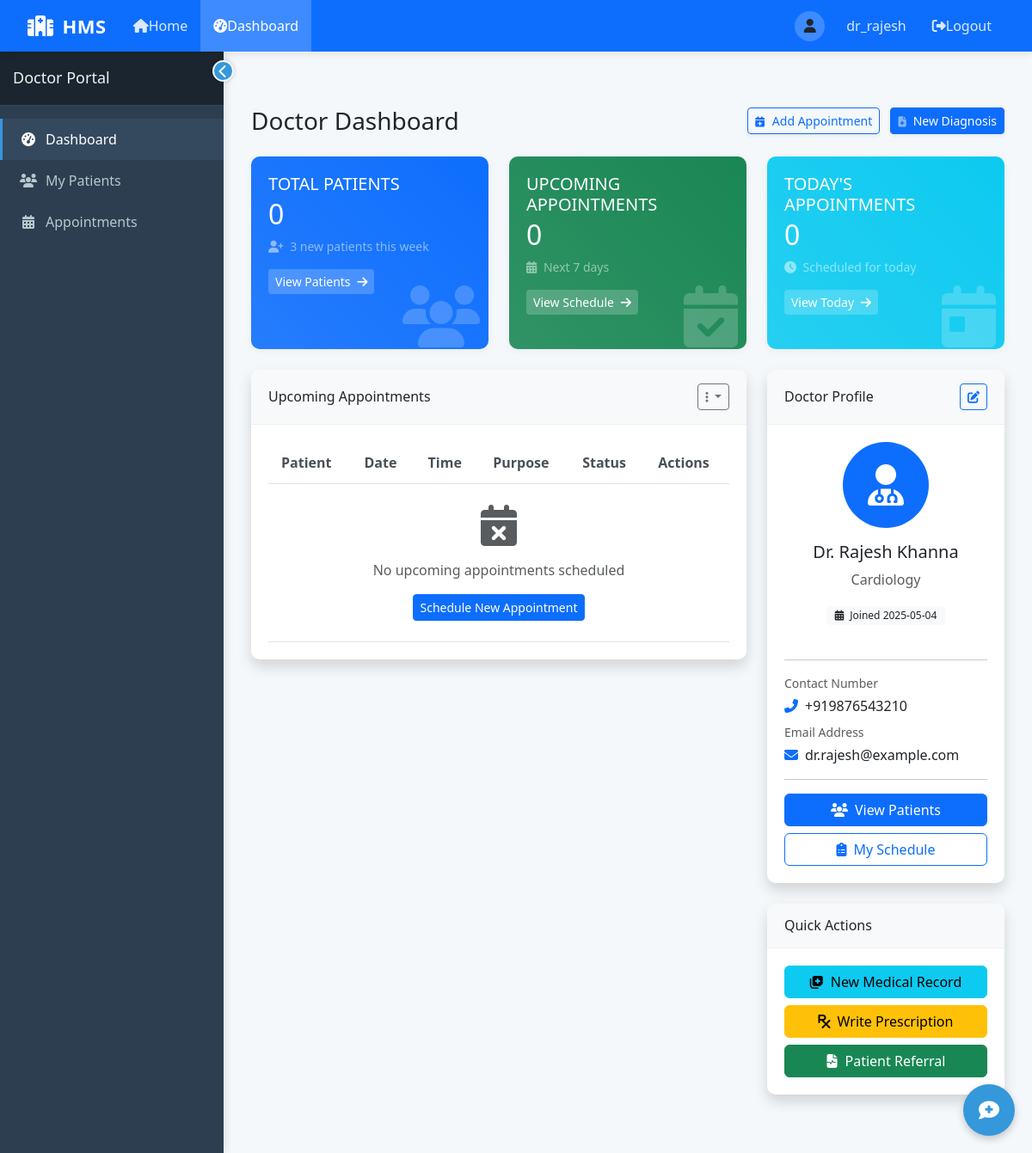
The app's page /dashboard (signed in), older data.
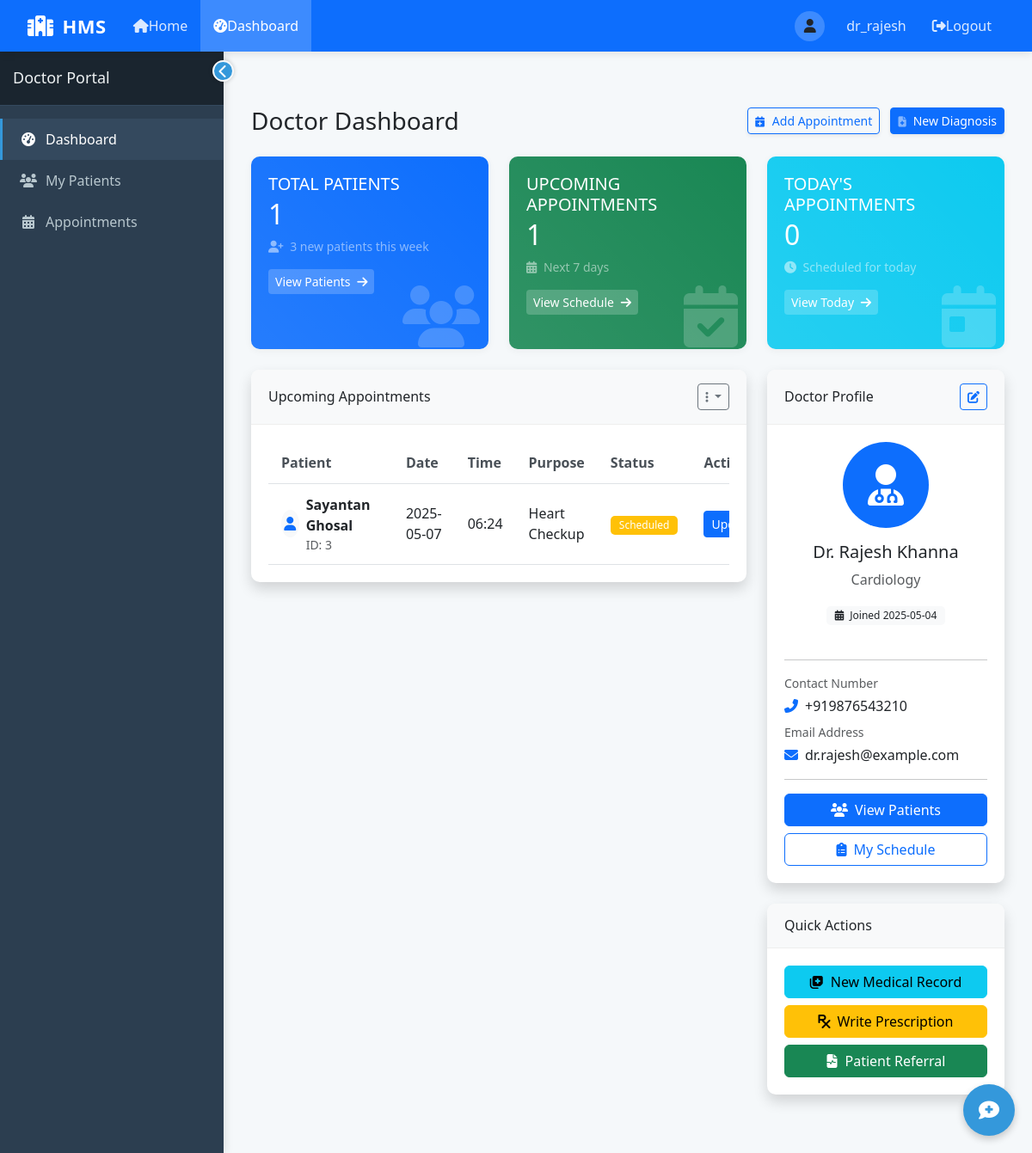
The same page, newer data.
### tables this page shows
CREATE TABLE Appointment (
            AppointmentID INTEGER PRIMARY KEY AUTOINCREMENT,
            PatientID INTEGER NOT NULL,
            DoctorID INTEGER NOT NULL,
            Date DATE NOT NULL,
            Time TEXT NOT NULL,
            Status TEXT DEFAULT 'Scheduled' CHECK (Status IN ('Scheduled', 'Completed', 'Cancelled')),
            Purpose TEXT,
            FOREIGN KEY (PatientID) REFERENCES Patient(PatientID),
            FOREIGN KEY (DoctorID) REFERENCES Doctor(DoctorID)
        );

CREATE TABLE Patient (
            PatientID INTEGER PRIMARY KEY AUTOINCREMENT,
            Name TEXT NOT NULL,
            Age INTEGER CHECK (Age > 0),
            Gender TEXT CHECK (Gender IN ('Male', 'Female', 'Other')),
            Password TEXT NOT NULL,
            ContactNumber TEXT,
            Email TEXT,
            Address TEXT,
            MedicalHistory TEXT,
            BloodGroup TEXT,
            AssignedDoctorID INTEGER,
            RegistrationDate DATE DEFAULT CURRENT_DATE,
            FOREIGN KEY (AssignedDoctorID) REFERENCES Doctor(DoctorID)
        );

### app.py (the view, shortened to what this page needs)
@app.route('/dashboard')
def dashboard():
    if 'user_id' not in session:
        return redirect(url_for('login'))
    user_type = session.get('user_type')
    user_id = session.get('user_id')
    current_date = datetime.now().strftime('%Y-%m-%d')  # Add this line to get current date
    conn = get_db_connection()
    if user_type == 'admin':
        doctors = conn.execute('SELECT * FROM Doctor').fetchall()
        patients = conn.execute('SELECT * FROM Patient').fetchall()
        appointments = conn.execute('''
        SELECT a.*, p.Name as PatientName, d.Name as DoctorName
        FROM Appointment a
        JOIN Patient p ON a.PatientID = p.PatientID
        JOIN Doctor d ON a.DoctorID = d.DoctorID
        ORDER BY a.Date, a.Time
        ''').fetchall()
        return render_template('admin_dashboard.html',
                              doctors=doctors,
                              patients=patients,
                              appointments=appointments,
                              current_date=current_date)  # Add current_date here
    elif user_type == 'doctor':
        doctor = conn.execute('SELECT * FROM Doctor WHERE DoctorID = ?', (user_id,)).fetchone()
        doctor_patients = conn.execute('''
        SELECT p.* FROM Patient p
        JOIN DoctorPatient dp ON p.PatientID = dp.PatientID
        WHERE dp.DoctorID = ?
        ''', (user_id,)).fetchall()
        upcoming_appointments = conn.execute('''
        SELECT a.*, p.Name as PatientName
        FROM Appointment a
        JOIN Patient p ON a.PatientID = p.PatientID
        WHERE a.DoctorID = ? AND a.Status = 'Scheduled' AND a.Date >= date('now')
        ORDER BY a.Date, a.Time
        ''', (user_id,)).fetchall()
        return render_template('doctor_dashboard.html',
                              doctor=doctor,
                              patients=doctor_patients,
                              appointments=upcoming_appointments,
                              current_date=current_date)  # Add current_date here
    conn.close()
    return redirect(url_for('index'))

### app.py (called while the page is built)
def get_db_connection():
    conn = sqlite3.connect(DB_PATH)
    conn.row_factory = sqlite3.Row
    return conn

### templates/doctor_dashboard.html (shortened to what the changed rows need)
{% extends "layout.html" %}
{% block content %}
<div class="container-fluid py-4">
    <div class="d-sm-flex align-items-center justify-content-between mb-4">
        <h1 class="h3 mb-0 text-gray-800">Doctor Dashboard</h1>
    </div>
    <div class="row">
        <div class="col-xl-4 col-md-6 mb-4">
            <div class="card stats-card bg-primary h-100">
                <div class="card-body">
                    <div class="row no-gutters align-items-center">
                        <div class="col">
                            <h5 class="card-title text-uppercase mb-1">Total Patients</h5>
                            <div class="h2 mb-0 font-weight-bold">{{ patients|length }}</div>
                            <div class="mt-2 mb-0 text-white-50 small">
                                <i class="fas fa-user-plus me-1"></i>
                                <span>3 new patients this week</span>
                            </div>
                        </div>
                    </div>
                </div>
            </div>
        </div>
        <div class="col-xl-4 col-md-6 mb-4">
            <div class="card stats-card bg-success h-100">
                <div class="card-body">
                    <div class="row no-gutters align-items-center">
                        <div class="col">
                            <h5 class="card-title text-uppercase mb-1">Upcoming Appointments</h5>
                            <div class="h2 mb-0 font-weight-bold">{{ appointments|length }}</div>
                            <div class="mt-2 mb-0 text-white-50 small">
                                <i class="fas fa-calendar-alt me-1"></i>
                                <span>Next 7 days</span>
                            </div>
                        </div>
                    </div>
                </div>
            </div>
        </div>
                                {% set today_appointments = 0 %}
                                {% for app in appointments %}
                                    {% if app.Date == current_date %}
                                        {% set today_appointments = today_appointments + 1 %}
                                    {% endif %}
                                {% endfor %}
    </div>
    <div class="row">
        <div class="col-lg-8">
            <div class="card shadow mb-4">
                <div class="card-body">
                    <div class="table-responsive">
                        <table class="table table-hover">
                            <thead>
                                <tr>
                                    <th>Patient</th>
                                    <th>Date</th>
                                    <th>Time</th>
                                    <th>Purpose</th>
                                    <th>Status</th>
                                    <th>Actions</th>
                                </tr>
                            </thead>
                            <tbody>
                                {% for appointment in appointments[:5] %}
                                <tr>
                                    <td>
                                        <div class="d-flex align-items-center">
                                            <div class="avatar rounded-circle bg-light me-2 d-flex align-items-center justify-content-center" style="width: 32px; height: 32px;">
                                                <i class="fas fa-user text-primary"></i>
                                            </div>
                                            <div>
                                                <div class="fw-bold">{{ appointment.PatientName }}</div>
                                                <div class="small text-muted">ID: {{ appointment.PatientID }}</div>
                                            </div>
                                        </div>
                                    </td>
                                    <td>{{ appointment.Date }}</td>
                                    <td>{{ appointment.Time }}</td>
                                    <td>{{ appointment.Purpose if appointment.Purpose else 'Regular checkup' }}</td>
                                    <td>
                                        <span class="badge {% if appointment.Status == 'Scheduled' %}bg-warning{% elif appointment.Status == 'Completed' %}bg-success{% else %}bg-danger{% endif %}">
                                            {{ appointment.Status }}
                                        </span>
                                    </td>
                                    <td>
                                        <div class="btn-group">
                                            <button type="button" class="btn btn-sm btn-primary dropdown-toggle" data-bs-toggle="dropdown" aria-expanded="false">
                                                Update
                                            </button>
                                        </div>
                                    </td>
                                </tr>
                                {% else %}
                                <tr>
                                    <td colspan="6" class="text-center py-4">
                                        <div class="text-muted">
                                            <i class="fas fa-calendar-times fa-3x mb-3"></i>
                                            <p>No upcoming appointments scheduled</p>
                                            <a href="#" class="btn btn-sm btn-primary">Schedule New Appointment</a>
                                        </div>
                                    </td>
                                </tr>
                                {% endfor %}
                            </tbody>
                        </table>
                    </div>
                </div>
            </div>
        </div>
    </div>
</div>
{% endblock %}

Row changes from the older to the newer data that the page shows:
added Appointment: PatientName "Sayantan Ghosal", PatientID "3", Date "2025-05-07", Time "06:24", Purpose "Heart Checkup", Status "Scheduled"
Text that changed along with them:
{{ patients|length }}: "0" → "1"
{{ appointments|length }}: "0" → "1"
text no longer shown: "No upcoming appointments scheduled Schedule New Appointment"
